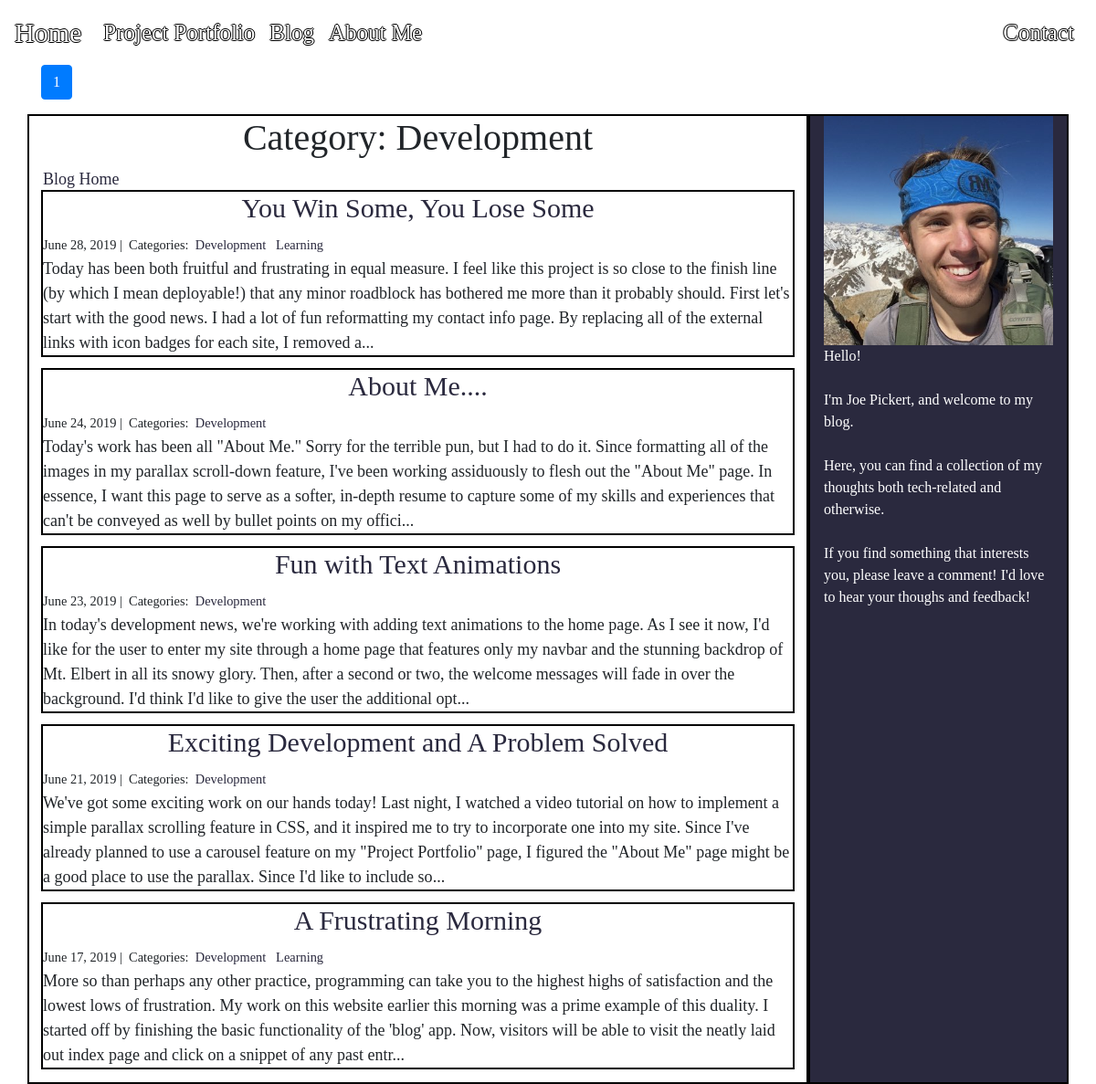
/blog/Development/, run on an earlier commit of the app's database.
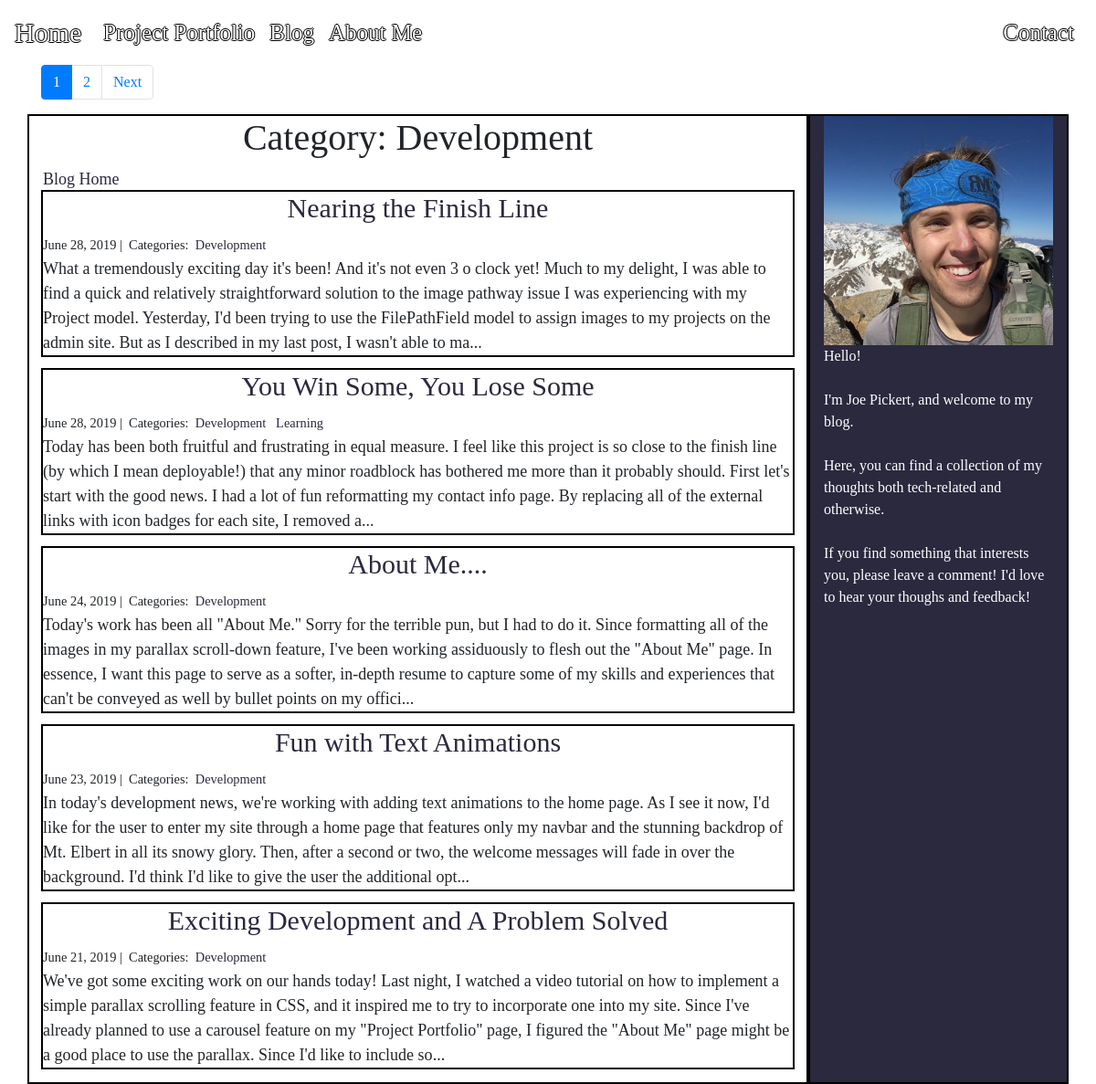
And on a later commit of the database.
### blog/models.py (models this page shows, shortened)
class Post(models.Model):
    title = models.CharField(max_length=255)
    body = models.TextField()
    created_on = models.DateTimeField(default=datetime.date.today)
    last_modified = models.DateTimeField(auto_now_add=True)
    categories = models.ManyToManyField('Category', related_name='posts')

class Category(models.Model):
    name = models.CharField(max_length=20)

### blog/views.py (the view)
# urls.py: path('<category>/', views.blog_category, name='blog_category'),
def blog_category(request, category):
    posts = Post.objects.filter(categories__name__contains=category).order_by(
        '-created_on'
    )
    paginator = Paginator(posts, 5)
    page = request.GET.get('page')
    posts = paginator.get_page(page)
    context = {
        'category': category,
        'posts': posts}
    return render(request, 'blog_categories.html', context)

### blog/templates/blog_categories.html (shortened to what this page needs)
<!DOCTYPE html>
<html lang="en">
{% extends 'base.html' %}
{% block page_content %}
{% load staticfiles %}
<body>
    <div class="container">
        <nav aria-label="Blog Categories">
            <ul class='pagination'>
                {% for num in posts.paginator.page_range %}
                    {% if posts.number == num %}
                        <li class='page-item active'><a class='page-link' href='?page={{num}}'>{{num}}</a></li>
                    {% elif num > posts.number|add:'-3' and num < posts.number|add:'3' %}
                        <li class='page-item'><a class='page-link' href='?page={{num}}'>{{ num }}</a></li>
                    {% endif %}
                {% endfor %}
                {% if posts.has_next %}
                    <li class='page-item'><a class='page-link' href='?page={{ posts.next_page_number }}'>Next</a></li>
                {% endif %}
            </ul>
        </nav>
        <div class="row">
            <div class="col-9 blog-detail">
                <h1>Category: {{category|title}}</h1>
                <a class='blog-link' href="{% url 'blog_index' %}">Blog Home</a>
                {% for post in posts %}
                <div class='blog-container'>
                <h2><a href="{% url 'blog_detail' post.pk%}">{{ post.title }}</a></h2>
                <small>
                    {{ post.created_on.date }} |&nbsp;
                    Categories:&nbsp;
                    {% for category in post.categories.all %}
                    <a href="{% url 'blog_category' category.name %}">
                        {{ category.name }}
                    </a>&nbsp;
                    {% endfor %}
                </small>
                <p>{{ post.body | slice:":400" }}...</p>
                </div>
                {% endfor %}
            </div>
            <div class="col-3">
                    <img src="{% static '/images/Pro.jpg' %}" class='img-fluid'>
                    Hello!</br></br>
                    I'm Joe Pickert, and welcome to my blog.<br><br>
                    Here, you can find a collection of my thoughts both tech-related and otherwise.<br><br>
                    If you find something that interests you, please leave a comment! I'd love to hear your thoughs and feedback!
            </div>
        </div>
    </div>
</body>
{% endblock %}

What changed in the data, as far as the page shows it:
no longer on this page (row unchanged): Post: title "A Frustrating Morning", created_on "June 17, 2019", body "More so than perhaps any other practice, programming can take you to the highest highs of satisfaction and the lowest lows of frustration. My work on this website earlier this morning was a prime example of this duality. I started off by finishing the basic functionality of the 'blog' app. Now, visitors will be able to visit the neatly laid out index page and click on a snippet of any past entr", Category (name "Development"), Category (name "Learning")
added Post: title "Nearing the Finish Line", created_on "June 28, 2019", body "What a tremendously exciting day it's been! And it's not even 3 o clock yet! Much to my delight, I was able to find a quick and relatively straightforward solution to the image pathway issue I was experiencing with my Project model. Yesterday, I'd been trying to use the FilePathField model to assign images to my projects on the admin site. But as I described in my last post, I wasn't able to ma", Category (name "Development")
Also different on the page:
new list line: "2"
text now shown: "Next"
